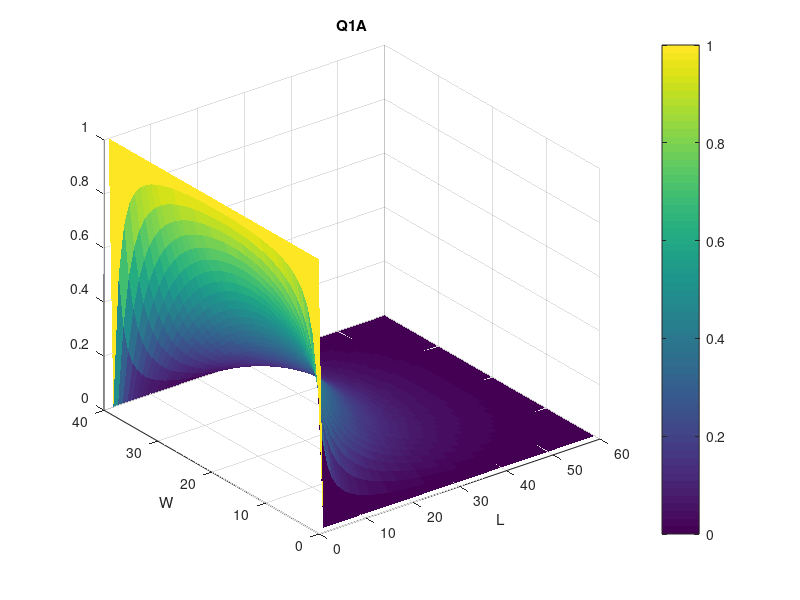

This figure's MATLAB source: (Note: this script raises an error after producing the figure.)
w=2;
l=3;
dx=0.05;
dy=0.05;
ny=w/dx;
nx=l/dy;

V0=1;

% G-matrix, relates the value of a node to all other nodes
G=sparse(nx*ny,nx*ny);
% F-vector, the boundary conditons
F = sparse(nx*ny,1);

% Mapping Equation, converts discretized 2D spacial domain to 1D vector in the "equation domain"
map=@(x,y) y+(x-1)*ny; 

% Populate G matrix
for x=1:nx
    for y=1:ny
        n=map(x,y); 
        if (x==1||y==1||x==nx||y==ny)
            % For boundaries, G matrix is set to 1             
            G(n,n)=1; 
        else               
            % For the rest of the G matrix, populate using finite difference
            G(n,n)=-2*(1/dx^2 +1/dy^2);      % Relation to self (n?)
            G(n,n+1)=1/(dx^2);     % Relation to the node to the right (nxp)
            G(n,n-1)=1/(dx^2);     % Relation to the node to the left (nxm) 
            G(n,n+ny)=1/(dy^2);    % Relation to the node above (nyp)
            G(n,n-ny)=1/(dy^2);    % Relation to the node below (nym)        
        end
    end
end

% Populate F vector. All bounds are 0 except x=0
for x=1:nx
    for y=1:ny
      n=map(x,y);
      if (x==1)
        F(n)=V0;
      end 
    end      
end 
  
% Solve for voltage
V = G\F;
v_surf=zeros(nx,ny);
for x=1:nx
    for y=1:ny
      n=map(x,y);
      v_surf(x,y)=V(n);
    end      
end 

surf(v_surf','EdgeColor','none');
title('Q1A' );
ylabel('W');
xlabel('L');
c=colorbar;
c.Label.String = 'Volts';
